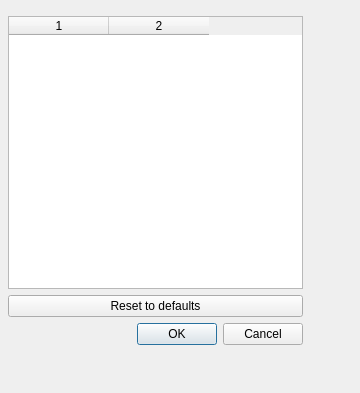
<?xml version="1.0" encoding="UTF-8"?>
<ui version="4.0">
 <class>CDlgShortCuts</class>
 <widget class="QDialog" name="CDlgShortCuts">
  <property name="geometry">
   <rect>
    <x>0</x>
    <y>0</y>
    <width>360</width>
    <height>393</height>
   </rect>
  </property>
  <property name="minimumSize">
   <size>
    <width>360</width>
    <height>393</height>
   </size>
  </property>
  <property name="maximumSize">
   <size>
    <width>360</width>
    <height>393</height>
   </size>
  </property>
  <property name="windowTitle">
   <string>Dialog</string>
  </property>
  <property name="windowIcon">
   <iconset resource="obl5edit.qrc">
    <normaloff>:/images/icon64.png</normaloff>:/images/icon64.png</iconset>
  </property>
  <widget class="QWidget" name="verticalLayoutWidget">
   <property name="geometry">
    <rect>
     <x>0</x>
     <y>0</y>
     <width>311</width>
     <height>361</height>
    </rect>
   </property>
   <layout class="QVBoxLayout" name="verticalLayout">
    <property name="leftMargin">
     <number>8</number>
    </property>
    <property name="topMargin">
     <number>16</number>
    </property>
    <property name="rightMargin">
     <number>8</number>
    </property>
    <property name="bottomMargin">
     <number>16</number>
    </property>
    <item>
     <widget class="QTableWidget" name="tableWidget">
      <property name="horizontalScrollBarPolicy">
       <enum>Qt::ScrollBarAlwaysOff</enum>
      </property>
      <property name="columnCount">
       <number>2</number>
      </property>
      <column/>
      <column/>
     </widget>
    </item>
    <item>
     <layout class="QVBoxLayout" name="verticalLayout_2">
      <item>
       <widget class="QPushButton" name="btnReset">
        <property name="text">
         <string>Reset to defaults</string>
        </property>
       </widget>
      </item>
      <item>
       <widget class="QDialogButtonBox" name="buttonBox">
        <property name="orientation">
         <enum>Qt::Horizontal</enum>
        </property>
        <property name="standardButtons">
         <set>QDialogButtonBox::Cancel|QDialogButtonBox::Ok</set>
        </property>
       </widget>
      </item>
     </layout>
    </item>
   </layout>
  </widget>
 </widget>
 <resources>
  <include location="obl5edit.qrc"/>
 </resources>
 <connections>
  <connection>
   <sender>buttonBox</sender>
   <signal>accepted()</signal>
   <receiver>CDlgShortCuts</receiver>
   <slot>accept()</slot>
   <hints>
    <hint type="sourcelabel">
     <x>248</x>
     <y>254</y>
    </hint>
    <hint type="destinationlabel">
     <x>157</x>
     <y>274</y>
    </hint>
   </hints>
  </connection>
  <connection>
   <sender>buttonBox</sender>
   <signal>rejected()</signal>
   <receiver>CDlgShortCuts</receiver>
   <slot>reject()</slot>
   <hints>
    <hint type="sourcelabel">
     <x>316</x>
     <y>260</y>
    </hint>
    <hint type="destinationlabel">
     <x>286</x>
     <y>274</y>
    </hint>
   </hints>
  </connection>
 </connections>
</ui>
